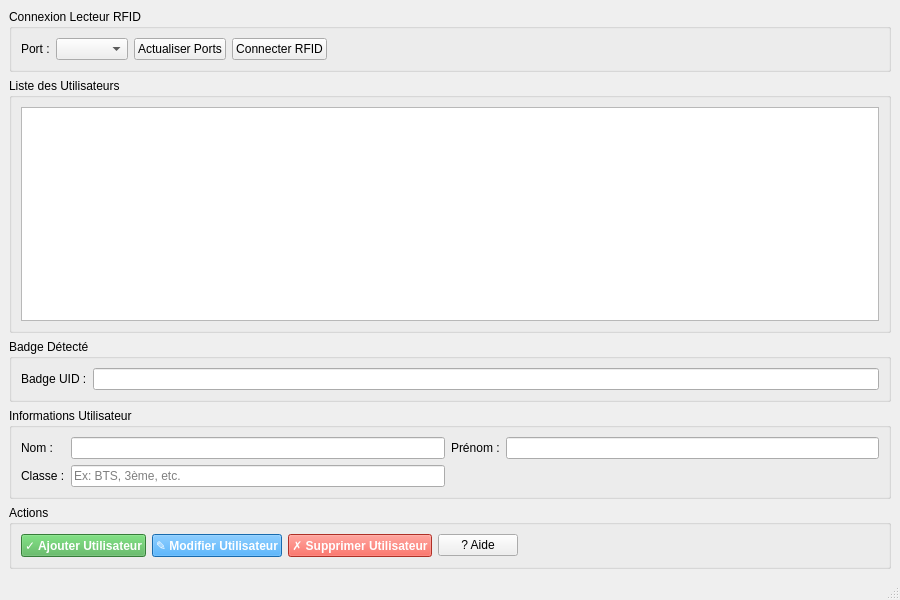
<?xml version="1.0" encoding="UTF-8"?>
<ui version="4.0">
 <class>MainWindow</class>
 <widget class="QMainWindow" name="MainWindow">
  <property name="geometry">
   <rect>
    <x>0</x>
    <y>0</y>
    <width>900</width>
    <height>600</height>
   </rect>
  </property>
  <property name="windowTitle">
   <string>Gestion Abri RFID</string>
  </property>
  <widget class="QWidget" name="centralWidget">
   <layout class="QVBoxLayout" name="verticalLayout">

    <item>
     <widget class="QGroupBox" name="groupBoxRFID">
      <property name="title">
       <string>Connexion Lecteur RFID</string>
      </property>
      <layout class="QHBoxLayout" name="horizontalLayout">
       <item>
        <widget class="QLabel" name="labelPort">
         <property name="text">
          <string>Port :</string>
         </property>
        </widget>
       </item>
       <item>
        <widget class="QComboBox" name="comboBoxPorts"/>
       </item>
       <item>
        <widget class="QPushButton" name="btnRefreshPorts">
         <property name="text">
          <string>Actualiser Ports</string>
         </property>
        </widget>
       </item>
       <item>
        <widget class="QPushButton" name="btnConnectRFID">
         <property name="text">
          <string>Connecter RFID</string>
         </property>
        </widget>
       </item>
       <item>
        <spacer name="horizontalSpacer">
         <property name="orientation">
          <enum>Qt::Horizontal</enum>
         </property>
         <property name="sizeHint" stdset="0">
          <size>
           <width>40</width>
           <height>20</height>
          </size>
         </property>
        </spacer>
       </item>
      </layout>
     </widget>
    </item>

    <item>
     <widget class="QGroupBox" name="groupBoxUsers">
      <property name="title">
       <string>Liste des Utilisateurs</string>
      </property>
      <layout class="QVBoxLayout" name="verticalLayout_2">
       <item>
        <widget class="QTableView" name="tableViewUsers"/>
       </item>
      </layout>
     </widget>
    </item>

    <item>
     <widget class="QGroupBox" name="groupBoxBadge">
      <property name="title">
       <string>Badge Détecté</string>
      </property>
      <layout class="QHBoxLayout" name="horizontalLayout_2">
       <item>
        <widget class="QLabel" name="labelBadge">
         <property name="text">
          <string>Badge UID :</string>
         </property>
        </widget>
       </item>
       <item>
        <widget class="QLineEdit" name="lineEditBadge">
         <property name="readOnly">
          <bool>true</bool>
         </property>
        </widget>
       </item>
      </layout>
     </widget>
    </item>

    <item>
     <widget class="QGroupBox" name="groupBoxForm">
      <property name="title">
       <string>Informations Utilisateur</string>
      </property>
      <layout class="QGridLayout" name="gridLayout">
       <item row="0" column="0">
        <widget class="QLabel" name="labelNom">
         <property name="text">
          <string>Nom :</string>
         </property>
        </widget>
       </item>
       <item row="0" column="1">
        <widget class="QLineEdit" name="lineEditNom"/>
       </item>
       <item row="0" column="2">
        <widget class="QLabel" name="labelPrenom">
         <property name="text">
          <string>Prénom :</string>
         </property>
        </widget>
       </item>
       <item row="0" column="3">
        <widget class="QLineEdit" name="lineEditPrenom"/>
       </item>
       <item row="1" column="0">
        <widget class="QLabel" name="labelClasse">
         <property name="text">
          <string>Classe :</string>
         </property>
        </widget>
       </item>
       <item row="1" column="1">
        <widget class="QLineEdit" name="lineEditClasse">
         <property name="placeholderText">
          <string>Ex: BTS, 3ème, etc.</string>
         </property>
        </widget>
       </item>
       <item row="1" column="2" colspan="2">
        <spacer name="horizontalSpacer_2">
         <property name="orientation">
          <enum>Qt::Horizontal</enum>
         </property>
         <property name="sizeHint" stdset="0">
          <size>
           <width>40</width>
           <height>20</height>
          </size>
         </property>
        </spacer>
       </item>
      </layout>
     </widget>
    </item>

    <item>
     <widget class="QGroupBox" name="groupBoxActions">
      <property name="title">
       <string>Actions</string>
      </property>
      <layout class="QHBoxLayout" name="horizontalLayout_3">
       <item>
        <widget class="QPushButton" name="btnAjouter">
         <property name="text">
          <string>✓ Ajouter Utilisateur</string>
         </property>
         <property name="styleSheet">
          <string>background-color: #4CAF50; color: white; font-weight: bold;</string>
         </property>
        </widget>
       </item>
       <item>
        <widget class="QPushButton" name="btnModifier">
         <property name="text">
          <string>✎ Modifier Utilisateur</string>
         </property>
         <property name="styleSheet">
          <string>background-color: #2196F3; color: white; font-weight: bold;</string>
         </property>
        </widget>
       </item>
       <item>
        <widget class="QPushButton" name="btnSupprimer">
         <property name="text">
          <string>✗ Supprimer Utilisateur</string>
         </property>
         <property name="styleSheet">
          <string>background-color: #f44336; color: white; font-weight: bold;</string>
         </property>
        </widget>
       </item>
       <item>
        <widget class="QPushButton" name="btnDocumentation">
         <property name="text">
          <string>? Aide</string>
         </property>
        </widget>
       </item>
       <item>
        <spacer name="horizontalSpacer_3">
         <property name="orientation">
          <enum>Qt::Horizontal</enum>
         </property>
         <property name="sizeHint" stdset="0">
          <size>
           <width>40</width>
           <height>20</height>
          </size>
         </property>
        </spacer>
       </item>
      </layout>
     </widget>
    </item>

   </layout>
  </widget>
  <widget class="QMenuBar" name="menuBar">
   <property name="geometry">
    <rect>
     <x>0</x>
     <y>0</y>
     <width>900</width>
     <height>21</height>
    </rect>
   </property>
  </widget>
  <widget class="QStatusBar" name="statusbar"/>
 </widget>
 <resources/>
 <connections/>
</ui>
